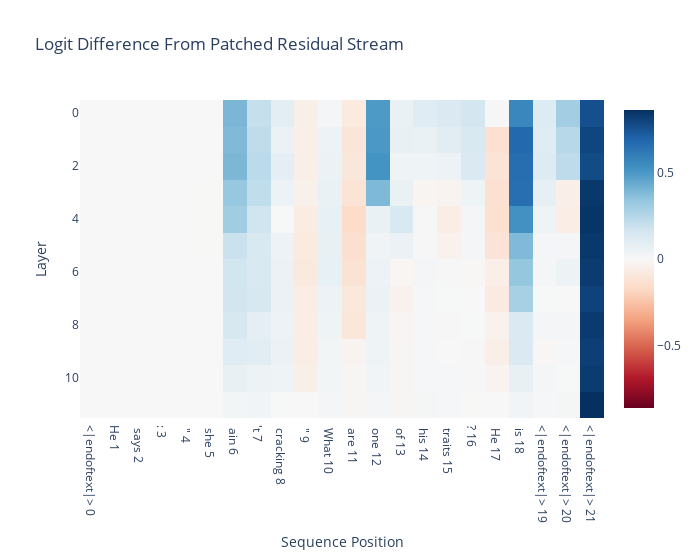

The code cell stored with this chart in its notebook:
### Markdown cell above
Once you've passed the tests, you can plot your results.

### Code cell
imshow(
    act_patch_resid_pre_own,
    x=labels,
    title="Logit Difference From Patched Residual Stream",
    labels={"x": "Sequence Position", "y": "Layer"},
    width=700,
)

### Figure 1 — Plotly figure (JSON) as saved in the notebook; plotly's stock layout.template omitted (floating-point values rounded to 4 significant figures; data arrays with more than 128 entries replaced by an {"elided": "..."} marker saying what was removed)
{"data": [{"coloraxis": "coloraxis", "hovertemplate": "Sequence Position: %{x}<br>Layer: %{y}<br>color: %{z}<extra></extra>", "name": "0", "type": "heatmap", "x": ["<|endoftext|> 0", "He 1", " says 2", ": 3", " \" 4", " she 5", " ain 6", "'t 7", " cracking 8", " \" 9", " What 10", " are 11", " one 12", " of 13", " his 14", " traits 15", "? 16", " He 17", " is 18", "<|endoftext|> 19", "<|endoftext|> 20", "<|endoftext|> 21"], "xaxis": "x", "yaxis": "y", "z": {"elided": "12x22 float values"}}], "layout": {"coloraxis": {"cmid": 0, "colorscale": [[0, "rgb(103,0,31)"], [0.1, "rgb(178,24,43)"], [0.2, "rgb(214,96,77)"], [0.3, "rgb(244,165,130)"], [0.4, "rgb(253,219,199)"], [0.5, "rgb(247,247,247)"], [0.6, "rgb(209,229,240)"], [0.7, "rgb(146,197,222)"], [0.8, "rgb(67,147,195)"], [0.9, "rgb(33,102,172)"], [1, "rgb(5,48,97)"]]}, "title": {"text": "Logit Difference From Patched Residual Stream"}, "width": 700, "xaxis": {"anchor": "y", "constrain": "domain", "domain": [0, 1], "scaleanchor": "y", "title": {"text": "Sequence Position"}}, "yaxis": {"anchor": "x", "autorange": "reversed", "constrain": "domain", "domain": [0, 1], "title": {"text": "Layer"}}}}
